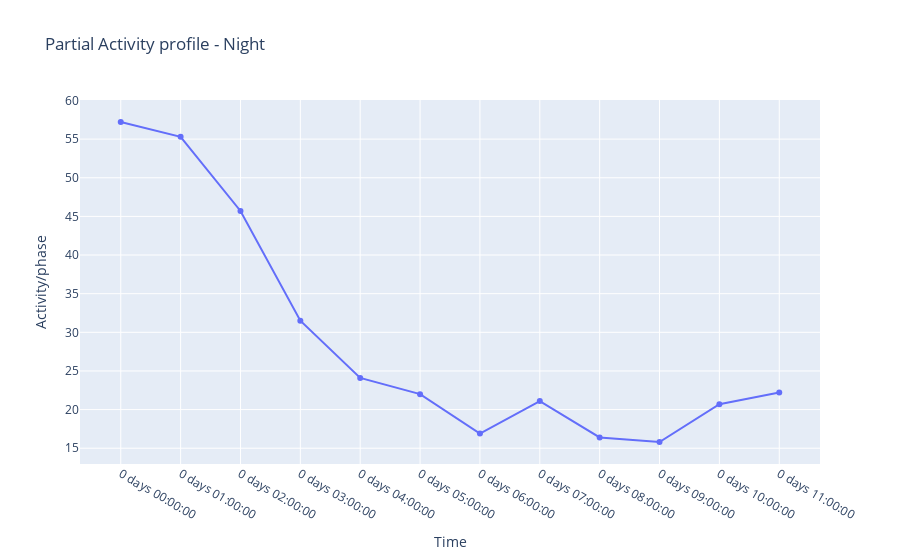

Notebook cell for this chart:
### Code cell
layout.update(title="Partial Activity profile - Night",xaxis=dict(title="Time"), showlegend=False);

go.Figure(data=[
    go.Scatter(x=daily_profile.index.astype(str), y = (df2['y'][Loff:Lon2]))

], layout=layout)

### Figure 1 — Plotly figure (JSON) as saved in the notebook; plotly's stock layout.template omitted (floating-point values rounded to 4 significant figures)
{"data": [{"type": "scatter", "x": ["0 days 00:00:00", "0 days 01:00:00", "0 days 02:00:00", "0 days 03:00:00", "0 days 04:00:00", "0 days 05:00:00", "0 days 06:00:00", "0 days 07:00:00", "0 days 08:00:00", "0 days 09:00:00", "0 days 10:00:00", "0 days 11:00:00", "0 days 12:00:00", "0 days 13:00:00", "0 days 14:00:00", "0 days 15:00:00", "0 days 16:00:00", "0 days 17:00:00", "0 days 18:00:00", "0 days 19:00:00", "0 days 20:00:00", "0 days 21:00:00", "0 days 22:00:00", "0 days 23:00:00", "1 days 00:00:00", "1 days 01:00:00", "1 days 02:00:00", "1 days 03:00:00", "1 days 04:00:00", "1 days 05:00:00", "1 days 06:00:00", "1 days 07:00:00", "1 days 08:00:00", "1 days 09:00:00", "1 days 10:00:00", "1 days 11:00:00", "1 days 12:00:00", "1 days 13:00:00", "1 days 14:00:00", "1 days 15:00:00", "1 days 16:00:00", "1 days 17:00:00", "1 days 18:00:00", "1 days 19:00:00", "1 days 20:00:00", "1 days 21:00:00", "1 days 22:00:00", "1 days 23:00:00"], "y": [57.22, 55.3, 45.7, 31.5, 24.1, 22, 16.9, 21.1, 16.4, 15.8, 20.7, 22.2]}], "layout": {"showlegend": false, "title": {"text": "Partial Activity profile - Night"}, "xaxis": {"title": {"text": "Time"}}, "yaxis": {"title": {"text": "Activity/phase"}}}}
